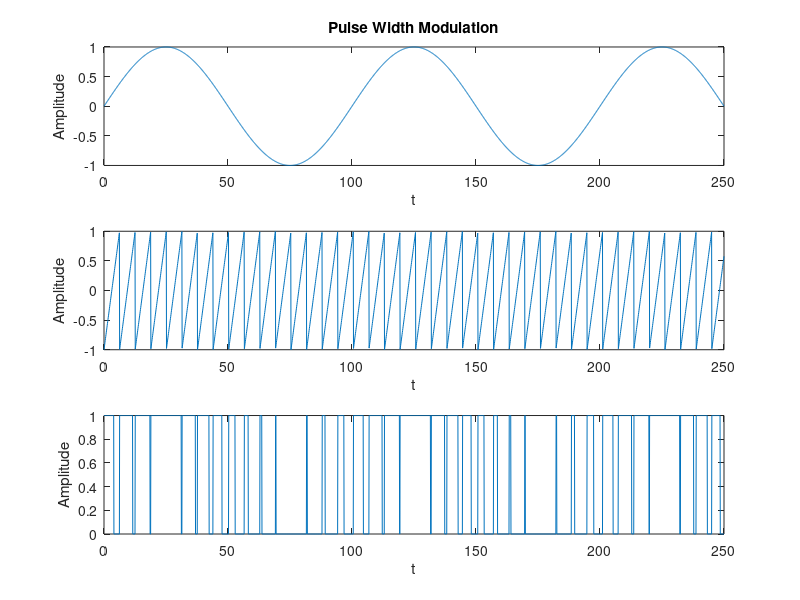

The MATLAB source for this figure:
fs = 10;
t = 0:1/fs:250;
f = 1/100;
m = sin(2*pi*f*t);
c = sawtooth(t);
s = 0;
for i=1:length(t)
    if(m(i)>=c(i))
        s(i) = 1;
    else
        s(i) = 0;
    end
end
subplot(3,1,1);
plot(t,m);
xlabel("t");
ylabel("Amplitude");
title("Pulse Width Modulation");
subplot(3,1,2);
plot(t,c);
xlabel("t");
ylabel("Amplitude");
subplot(3,1,3);
plot(t,s);
xlabel("t");
ylabel("Amplitude");
